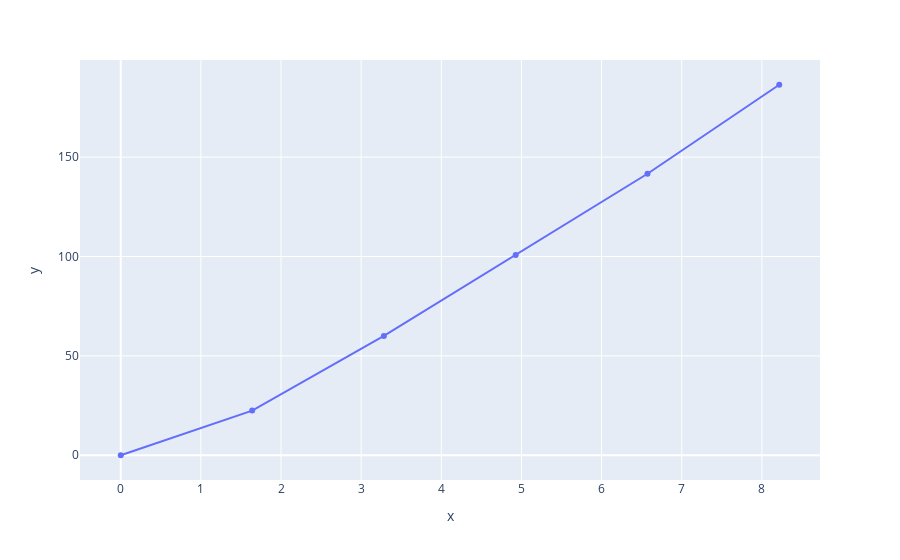

Notebook code for this chart:
### Code cell
px.line(x=V, y=rpm, markers=True)

### Figure 1 — Plotly figure (JSON) as saved in the notebook; plotly's stock layout.template omitted (floating-point values rounded to 4 significant figures)
{"data": [{"hovertemplate": "x=%{x}<br>y=%{y}<extra></extra>", "legendgroup": "", "line": {"color": "#636efa", "dash": "solid"}, "marker": {"symbol": "circle"}, "mode": "lines+markers", "name": "", "orientation": "v", "showlegend": false, "type": "scatter", "x": [0, 1.64, 3.284, 4.928, 6.572, 8.217], "xaxis": "x", "y": [0, 22.48, 60.07, 100.8, 141.7, 186.4], "yaxis": "y"}], "layout": {"legend": {"tracegroupgap": 0}, "margin": {"t": 60}, "xaxis": {"anchor": "y", "domain": [0, 1], "title": {"text": "x"}}, "yaxis": {"anchor": "x", "domain": [0, 1], "title": {"text": "y"}}}}
